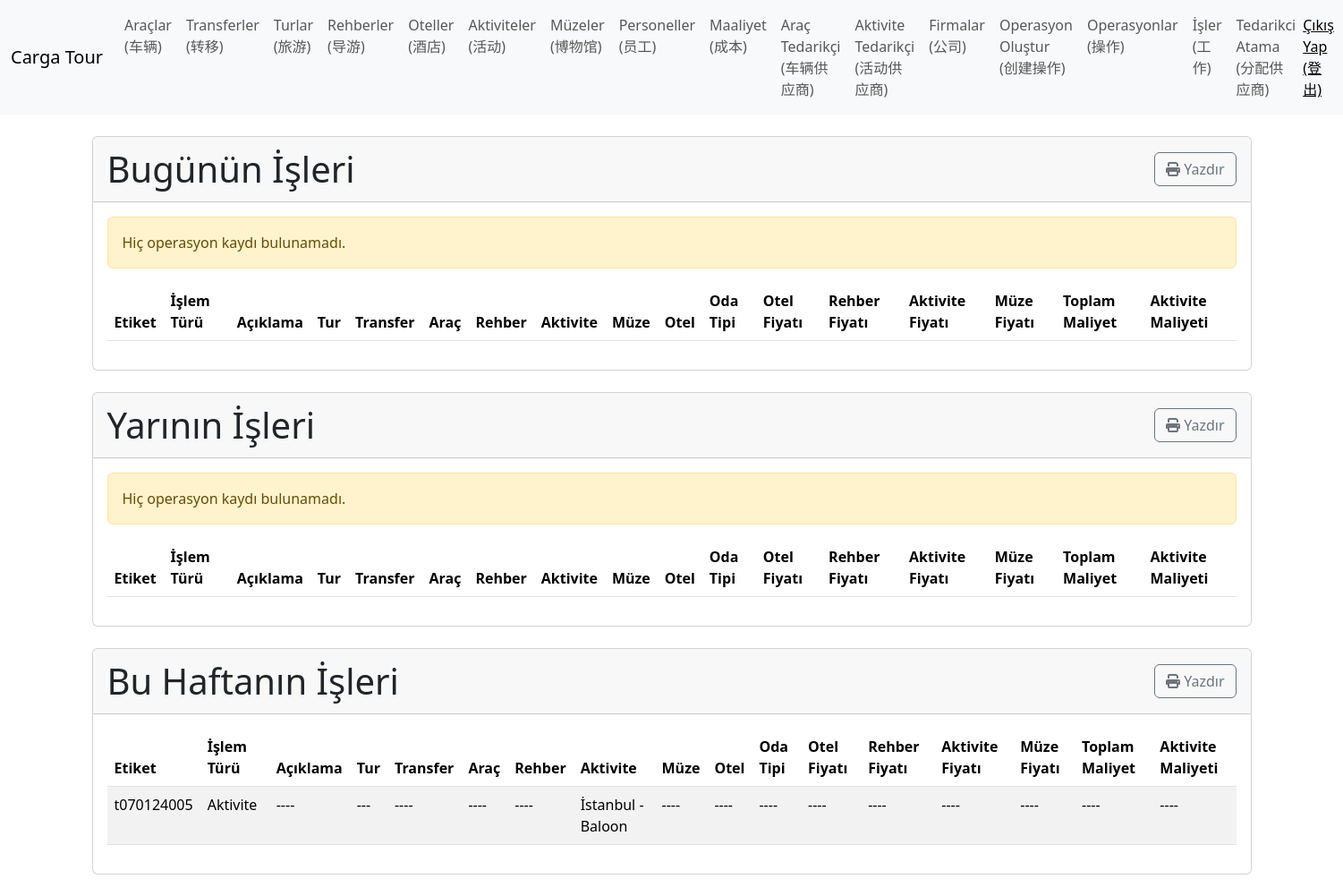
Page /index/ (signed in) on the earlier database version.
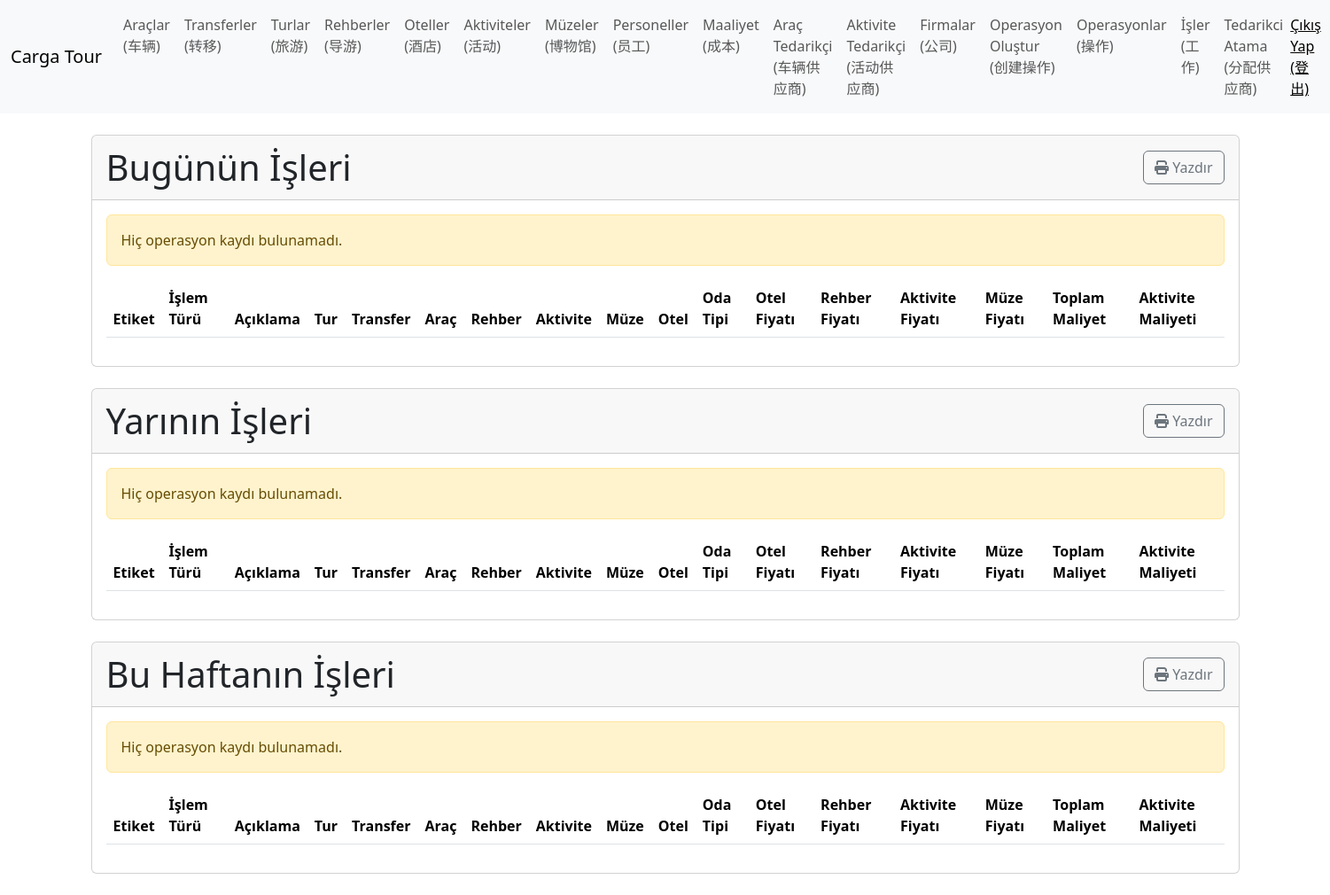
Same page on the later database version.
### TourManager/models.py (models this page shows, shortened)
class OperationItem(models.Model):
    OPERATIONSTYPE_CHOICES = (
        ('Karsilama', 'Karşılama (迎接)'),
        ('Ugurlama', 'Uğurlama (送别)'),
        ('Tur', 'Tur (旅游)'),
        ('Arac', 'Araç (车辆)'),
        ('Aktivite', 'Aktivite (活动)'),
        ('Muze', 'Müze (博物馆)'),
        ('Otel', 'Otel (酒店)'),
        ('Rehber', 'Rehber (导游)'),
        ('Aracli Rehber', 'Araçlı Rehber (带车导游)'),
        ('Serbest Zaman', 'Serbest Zaman (自由时间)'),
    )
    ROOMTYPE_CHOICES = (
        ('Tek', 'Tek (单人)'),
        ('Cift', 'Çift (双人)'),
        ('Uc', 'Üç (三人)'),
    )
    company = models.ForeignKey(Sirket, verbose_name="Şirket (公司)", on_delete=models.CASCADE)
    day = models.ForeignKey(OperationDay, verbose_name="Gün (日)", on_delete=models.CASCADE)
    operation_type = models.CharField(max_length=20, choices=OPERATIONSTYPE_CHOICES, verbose_name="İşlem Türü (操作类型)")
    description = models.CharField(max_length=255, blank=True, null=True, verbose_name="Açıklama (描述)")
    tour = models.ForeignKey(Tour, blank=True, null=True, on_delete=models.CASCADE, verbose_name="Tur (旅游)")
    transfer = models.ForeignKey(Transfer, blank=True, null=True, on_delete=models.CASCADE, verbose_name="Transfer (转移)")
    vehicle = models.ForeignKey(Vehicle, blank=True, null=True, on_delete=models.CASCADE, verbose_name="Araç (车辆)")
    guide = models.ForeignKey(Guide, blank=True, null=True, on_delete=models.CASCADE, verbose_name="Rehber (导游)")
    activity = models.ForeignKey(Activity, blank=True, null=True, on_delete=models.CASCADE, verbose_name="Aktivite (活动)")
    museum = models.ForeignKey(Museum, blank=True, null=True, on_delete=models.CASCADE, verbose_name="Müze (博物馆)")
    hotel = models.ForeignKey(Hotel, blank=True, null=True, on_delete=models.CASCADE, verbose_name="Otel (酒店)")
    room_type = models.CharField(max_length=20, choices=ROOMTYPE_CHOICES, blank=True, null=True, verbose_name="Oda Türü (房间类型)")
    hotel_price = models.DecimalField(max_digits=10, decimal_places=2, default=0, verbose_name="Otel Ücreti (酒店价格)")
    guide_price = models.DecimalField(max_digits=10, decimal_places=2, default=0, verbose_name="Rehber Ücreti (导游费)")
    activity_price = models.DecimalField(max_digits=10, decimal_places=2, default=0, verbose_name="Aktivite Ücreti (活动费)")
    museym_price = models.DecimalField(max_digits=10, decimal_places=2, default=0, verbose_name="Müze Ücreti (博物馆费用)")
    cost = models.ForeignKey(Cost, blank=True, null=True, on_delete=models.CASCADE, verbose_name="Araç Tedarikçi (车辆供应商)")
    activity_cost = models.ForeignKey(ActivityCost, blank=True, null=True, on_delete=models.CASCADE, verbose_name="Aktivite Tedarikçi (活动供应商)")

class OperationDay(models.Model):
    company = models.ForeignKey(Sirket, verbose_name="Şirket (公司)", on_delete=models.CASCADE)
    operation = models.ForeignKey(Operation, verbose_name="Operasyon (操作)", on_delete=models.CASCADE)
    date = models.DateField(verbose_name="Tarih (日期)")

class Operation(models.Model):
    CURRENCY_CHOICES = (
        ('TL', 'TL (土耳其里拉)'),
        ('USD', 'USD (美元)'),
        ('EUR', 'EUR (欧元)'),
    )
    company = models.ForeignKey(Sirket, verbose_name="Şirket (公司)", on_delete=models.CASCADE)
    selling_staff = models.ForeignKey(Personel, verbose_name="Satan Personel (销售人员)", related_name="Satan", on_delete=models.CASCADE, blank=True, null=True)
    follow_staff = models.ForeignKey(Personel, verbose_name="Takip Eden Personel (跟进员工)", related_name="Takip", on_delete=models.CASCADE)
    buyer_company = models.ForeignKey(BuyerCompany, verbose_name="Alıcı Firma (买方公司)", related_name="Alıcı", on_delete=models.CASCADE)
    start = models.DateField(verbose_name="Başlama Tarihi (开始日期)")
    finish = models.DateField(verbose_name="Bitiş Tarihi (结束日期)")
    create_date = models.DateTimeField(verbose_name="Oluşturulma Tarihi (创建日期)", auto_now=False, auto_now_add=True)
    update_date = models.DateTimeField(verbose_name="Güncelleme Tarihi (更新日期)", auto_now=True, auto_now_add=False)
    passenger_info = models.TextField(verbose_name="Yolcu Bilgileri (乘客信息)")
    ticket = models.CharField(verbose_name="Etiket (标签)", unique=True, max_length=50, blank=True, null=True)
    sales_price = models.DecimalField(verbose_name="Satış Fiyatı (销售价格)", max_digits=10, decimal_places=2, default=0)
    currency = models.CharField(max_length=3, choices=CURRENCY_CHOICES, verbose_name="Para Birimi (货币)", default="USD")
    number_passengers = models.PositiveIntegerField(verbose_name="Yolcu Sayısı (乘客数量)", default=1)

class Activity(models.Model):
    CURRENCY_CHOICES = (
        ('TL', 'TL'),
        ('USD', 'USD'),
        ('EUR', 'EUR'),
    )
    company=models.ForeignKey(Sirket, verbose_name="Sirket", on_delete=models.CASCADE)
    name = models.CharField(verbose_name="Adı", max_length=100)
    city = models.CharField(verbose_name="Şehir", max_length=155)
    def __str__(self):
        return f"{self.city} - {self.name}"

### TourManager/views.py (the view)
# urls.py: path('index/', index, name='index'),
def index(request):
    requestPersonel = Personel.objects.get(user=request.user)
    sirket = requestPersonel.company
    today = datetime.today()
    tomorrow = today + timedelta(days=1)
    start_of_week = today - timedelta(days=today.weekday())  # Monday
    end_of_week = start_of_week + timedelta(days=6)  # Sunday
    today_jobs = OperationItem.objects.filter(company=sirket, day__date=today)
    tomorrow_jobs = OperationItem.objects.filter(company=sirket, day__date=tomorrow)
    week_jobs = OperationItem.objects.filter(company=sirket, day__date__range=[start_of_week, end_of_week])
    context = {
        'today_jobs': today_jobs,
        'tomorrow_jobs': tomorrow_jobs,
        'week_jobs': week_jobs,
        'todaytitle': 'Bugünün İşleri',
        'tomorrowtitle': 'Yarının İşleri',
        'weektitle': 'Bu Haftanın İşleri',
        'title': 'İşler'
    }
    return render(request, 'tour/index.html', context)

### TourManager/templates/tour/index.html (shortened to what the changed rows need)
{% extends "tour/base.html" %}
{% block content %}
<div class="card my-4"  id="cardToday">
    <div class="card-header d-flex justify-content-between align-items-center">
        <h1 class="my-1">{{ todaytitle }}</h1>
    </div>
    <div class="card-body">
        <table class="table table-striped table-hover">
            <thead class="thead-dark">
                <tr>
                    <th>Etiket</th>
                    <th>İşlem Türü</th>
                    <th>Açıklama</th>
                    <th>Tur</th>
                    <th>Transfer</th>
                    <th>Araç</th>
                    <th>Rehber</th>
                    <th>Aktivite</th>
                    <th>Müze</th>
                    <th>Otel</th>
                    <th>Oda Tipi</th>
                    <th>Otel Fiyatı</th>
                    <th>Rehber Fiyatı</th>
                    <th>Aktivite Fiyatı</th>
                    <th>Müze Fiyatı</th>
                    <th>Toplam Maliyet</th>
                    <th>Aktivite Maliyeti</th>
                </tr>
            </thead>
        </table>
    </div>
</div>
<div class="card" id="cardTomorrow">
    <div class="card-header d-flex justify-content-between align-items-center">
        <h1 class="my-1">{{ tomorrowtitle }}</h1>
    </div>
    <div class="card-body">
        <table class="table table-striped table-hover">
            <thead class="thead-dark">
                <tr>
                    <th>Etiket</th>
                    <th>İşlem Türü</th>
                    <th>Açıklama</th>
                    <th>Tur</th>
                    <th>Transfer</th>
                    <th>Araç</th>
                    <th>Rehber</th>
                    <th>Aktivite</th>
                    <th>Müze</th>
                    <th>Otel</th>
                    <th>Oda Tipi</th>
                    <th>Otel Fiyatı</th>
                    <th>Rehber Fiyatı</th>
                    <th>Aktivite Fiyatı</th>
                    <th>Müze Fiyatı</th>
                    <th>Toplam Maliyet</th>
                    <th>Aktivite Maliyeti</th>
                </tr>
            </thead>
        </table>
    </div>
</div>
<div class="card my-4" id="cardWeek">
    <div class="card-header d-flex justify-content-between align-items-center">
        <h1 class="my-1">{{ weektitle }}</h1>
    </div>
    <div class="card-body">
        <table class="table table-striped table-hover">
            <thead class="thead-dark">
                <tr>
                    <th>Etiket</th>
                    <th>İşlem Türü</th>
                    <th>Açıklama</th>
                    <th>Tur</th>
                    <th>Transfer</th>
                    <th>Araç</th>
                    <th>Rehber</th>
                    <th>Aktivite</th>
                    <th>Müze</th>
                    <th>Otel</th>
                    <th>Oda Tipi</th>
                    <th>Otel Fiyatı</th>
                    <th>Rehber Fiyatı</th>
                    <th>Aktivite Fiyatı</th>
                    <th>Müze Fiyatı</th>
                    <th>Toplam Maliyet</th>
                    <th>Aktivite Maliyeti</th>
                </tr>
            </thead>
            <tbody>
                {% for today in week_jobs %}
                    {% include 'tour/partials/todayjobs.html' %}
                {% empty %}
                    <div class="alert alert-warning" role="alert">
                        Hiç operasyon kaydı bulunamadı.
                    </div>
                {% endfor %}
            </tbody>
        </table>
    </div>
</div>
{% endblock content %}

### TourManager/templates/tour/partials/todayjobs.html
        <tr>
            <td>{{ today.day.operation.ticket|default:"----" }}</td>
            <td>{{ today.operation_type|default:"----" }}</td>
            <td>{{ today.description|default:"----" }}</td>
            <td>{{ today.tour|default:"---" }}</td>
            <td>{{ today.transfer|default:"----" }}</td>
            <td>{{ today.vehicle|default:"----" }}</td>
            <td>{{ today.guide|default:"----" }}</td>
            <td>{{ today.activity|default:"----" }}</td>
            <td>{{ today.museum|default:"----" }}</td>
            <td>{{ today.hotel|default:"----" }}</td>
            <td>{{ today.room_type|default:"----" }}</td>
            {% if today.hotel_price == 0 %}
                <td>----</td>
            {% else %}
                <td>{{ today.hotel_price }}</td>
            {% endif %}
            {% if today.guide_price == 0 %}
                <td>----</td>
            {% else %}
                <td>{{ today.guide_price }}</td>
            {% endif %}
            {% if today.activity_price == 0 %}
                <td>----</td>
            {% else %}
                <td>{{ today.activity_price }}</td>
            {% endif %}
            {% if today.museym_price == 0 %}
                <td>----</td>
            {% else %}
                <td>{{ today.museym_price }}</td>
            {% endif %}
            <td>{{ today.cost|default:"----" }}</td>
            <td>{{ today.activity_cost|default:"----" }}</td>
        </tr>

Differences in the rows shown:
removed OperationItem: day.operation.ticket "t070124005", operation_type "Aktivite", description "----", tour "---", transfer "----", vehicle "----", guide "----", activity "İstanbul - Baloon", museum "----", hotel "----", room_type "----", cost "----", activity_cost "----"
Other differences:
text now shown: "Hiç operasyon kaydı bulunamadı."
